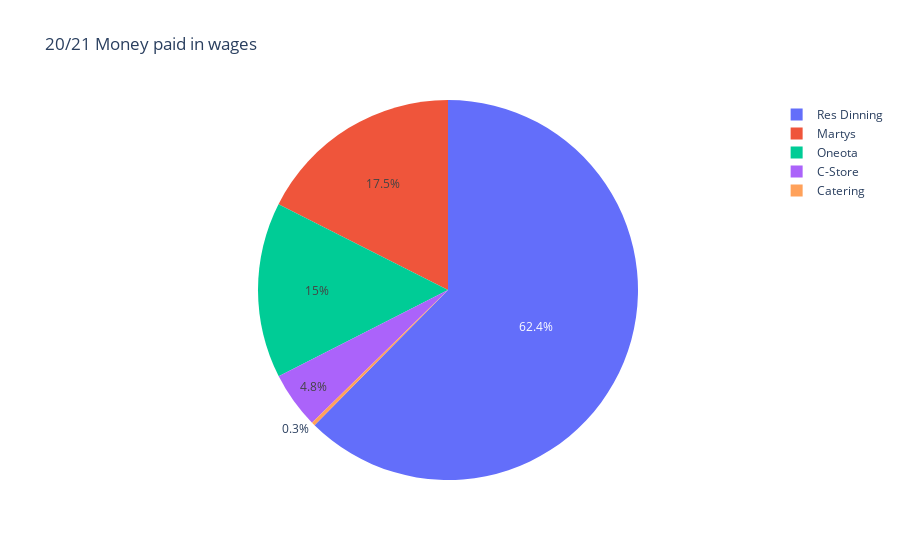
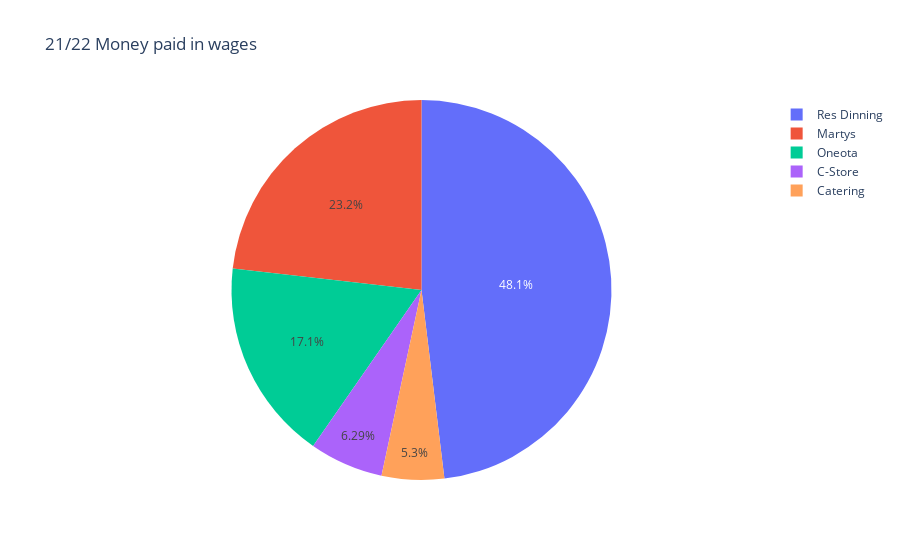
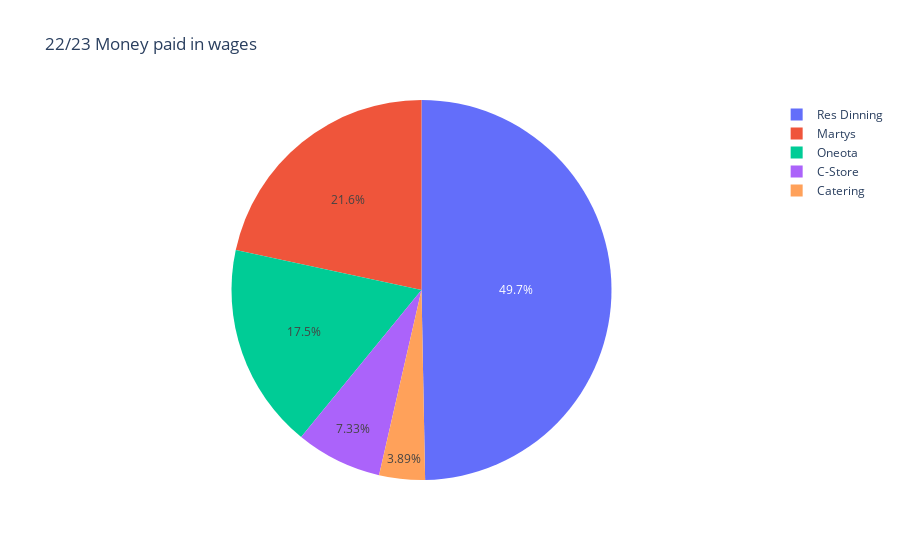
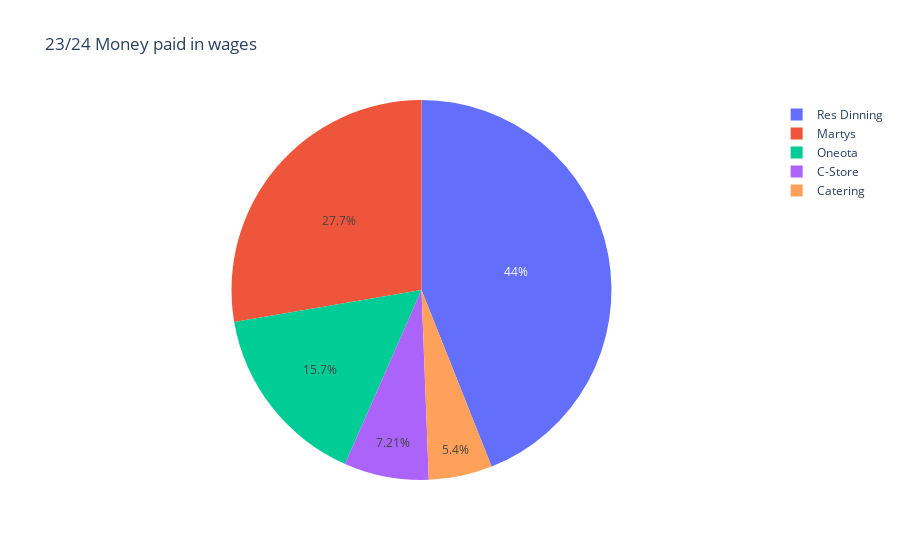

Notebook code cell kept with these figures, in order:
### Code cell
# A loop to print graphs for each year.
# The graphs are saved in the folder "Wages per year graphs" in the same directory as this script.

for year in Years:
    plot_year_wages(grouped, year)

### Figure 1 — Plotly figure (JSON) as saved in the notebook; plotly's stock layout.template omitted (floating-point values rounded to 4 significant figures)
{"data": [{"domain": {"x": [0, 1], "y": [0, 1]}, "hovertemplate": "DEP=%{label}<br>Money in wages=%{value}<extra></extra>", "labels": ["C-Store", "Catering", "Martys", "Oneota", "Res Dinning"], "legendgroup": "", "name": "", "showlegend": true, "type": "pie", "values": [15020.0, 938.9, 54920.0, 46850.0, 195400.0]}], "layout": {"legend": {"tracegroupgap": 0}, "title": {"text": "20/21 Money paid in wages"}, "yaxis": {"range": [0, 205400.0]}}}

### Figure 2 — Plotly figure (JSON) as saved in the notebook; plotly's stock layout.template omitted (floating-point values rounded to 4 significant figures)
{"data": [{"domain": {"x": [0, 1], "y": [0, 1]}, "hovertemplate": "DEP=%{label}<br>Money in wages=%{value}<extra></extra>", "labels": ["C-Store", "Catering", "Martys", "Oneota", "Res Dinning"], "legendgroup": "", "name": "", "showlegend": true, "type": "pie", "values": [15720.0, 13260.0, 58020.0, 42870.0, 120200.0]}], "layout": {"legend": {"tracegroupgap": 0}, "title": {"text": "21/22 Money paid in wages"}, "yaxis": {"range": [0, 130200.0]}}}

### Figure 3 — Plotly figure (JSON) as saved in the notebook; plotly's stock layout.template omitted (floating-point values rounded to 4 significant figures)
{"data": [{"domain": {"x": [0, 1], "y": [0, 1]}, "hovertemplate": "DEP=%{label}<br>Money in wages=%{value}<extra></extra>", "labels": ["C-Store", "Catering", "Martys", "Oneota", "Res Dinning"], "legendgroup": "", "name": "", "showlegend": true, "type": "pie", "values": [18160.0, 9648.0, 53600.0, 43280.0, 123200.0]}], "layout": {"legend": {"tracegroupgap": 0}, "title": {"text": "22/23 Money paid in wages"}, "yaxis": {"range": [0, 133200.0]}}}

### Figure 4 — Plotly figure (JSON) as saved in the notebook; plotly's stock layout.template omitted (floating-point values rounded to 4 significant figures)
{"data": [{"domain": {"x": [0, 1], "y": [0, 1]}, "hovertemplate": "DEP=%{label}<br>Money in wages=%{value}<extra></extra>", "labels": ["C-Store", "Catering", "Martys", "Oneota", "Res Dinning"], "legendgroup": "", "name": "", "showlegend": true, "type": "pie", "values": [15710.0, 11770.0, 60330.0, 34260.0, 95850.0]}], "layout": {"legend": {"tracegroupgap": 0}, "title": {"text": "23/24 Money paid in wages"}, "yaxis": {"range": [0, 105900.0]}}}
